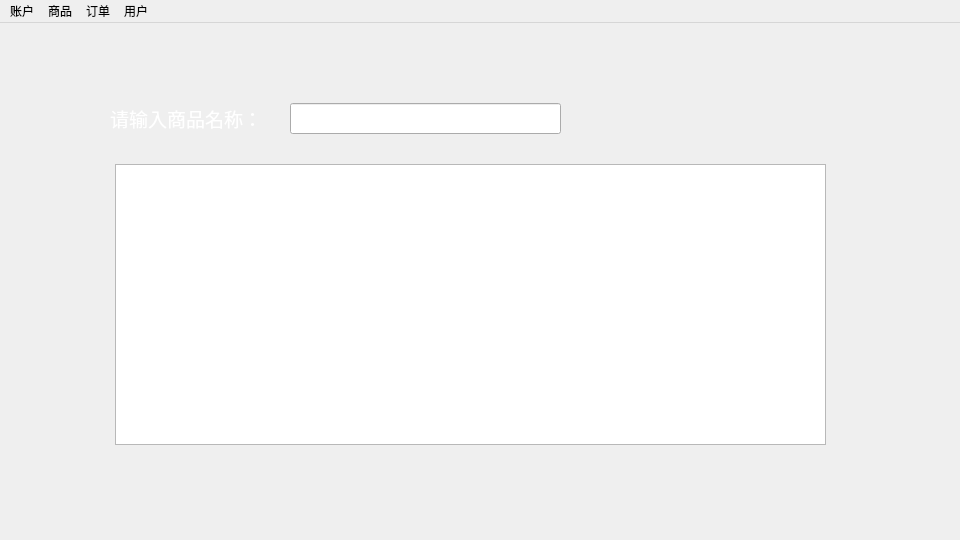
<?xml version="1.0" encoding="UTF-8"?>
<ui version="4.0">
 <class>adminWindow</class>
 <widget class="QMainWindow" name="adminWindow">
  <property name="geometry">
   <rect>
    <x>0</x>
    <y>0</y>
    <width>960</width>
    <height>540</height>
   </rect>
  </property>
  <property name="windowTitle">
   <string>MainWindow</string>
  </property>
  <widget class="QWidget" name="centralwidget">
   <widget class="QStackedWidget" name="stackedWidget">
    <property name="geometry">
     <rect>
      <x>40</x>
      <y>20</y>
      <width>881</width>
      <height>441</height>
     </rect>
    </property>
    <property name="currentIndex">
     <number>2</number>
    </property>
    <widget class="QWidget" name="page_check_commodity">
     <widget class="QTableWidget" name="check_commodity_view">
      <property name="geometry">
       <rect>
        <x>50</x>
        <y>100</y>
        <width>751</width>
        <height>331</height>
       </rect>
      </property>
     </widget>
     <widget class="QLabel" name="label_2">
      <property name="geometry">
       <rect>
        <x>60</x>
        <y>30</y>
        <width>171</width>
        <height>61</height>
       </rect>
      </property>
      <property name="text">
       <string>&lt;html&gt;&lt;head/&gt;&lt;body&gt;&lt;p&gt;&lt;span style=&quot; font-size:18pt; color:#ffffff;&quot;&gt;所有商品&lt;/span&gt;&lt;/p&gt;&lt;/body&gt;&lt;/html&gt;</string>
      </property>
     </widget>
    </widget>
    <widget class="QWidget" name="vacant"/>
    <widget class="QWidget" name="page_search_commodity">
     <widget class="QTableWidget" name="search_commodity_view">
      <property name="geometry">
       <rect>
        <x>75</x>
        <y>121</y>
        <width>711</width>
        <height>281</height>
       </rect>
      </property>
     </widget>
     <widget class="QWidget" name="widget" native="true">
      <property name="geometry">
       <rect>
        <x>70</x>
        <y>30</y>
        <width>711</width>
        <height>81</height>
       </rect>
      </property>
      <widget class="QLineEdit" name="commodity_name">
       <property name="geometry">
        <rect>
         <x>180</x>
         <y>30</y>
         <width>271</width>
         <height>31</height>
        </rect>
       </property>
      </widget>
      <widget class="QLabel" name="label">
       <property name="geometry">
        <rect>
         <x>0</x>
         <y>20</y>
         <width>181</width>
         <height>51</height>
        </rect>
       </property>
       <property name="text">
        <string>&lt;html&gt;&lt;head/&gt;&lt;body&gt;&lt;p&gt;&lt;span style=&quot; font-size:14pt; color:#ffffff;&quot;&gt;请输入商品名称：&lt;/span&gt;&lt;/p&gt;&lt;/body&gt;&lt;/html&gt;</string>
       </property>
      </widget>
     </widget>
    </widget>
    <widget class="QWidget" name="page_off_shelf">
     <widget class="QWidget" name="widget_2" native="true">
      <property name="geometry">
       <rect>
        <x>70</x>
        <y>30</y>
        <width>711</width>
        <height>81</height>
       </rect>
      </property>
      <widget class="QLineEdit" name="commodity_ID">
       <property name="geometry">
        <rect>
         <x>150</x>
         <y>30</y>
         <width>221</width>
         <height>31</height>
        </rect>
       </property>
      </widget>
      <widget class="QLabel" name="label_3">
       <property name="geometry">
        <rect>
         <x>0</x>
         <y>20</y>
         <width>161</width>
         <height>51</height>
        </rect>
       </property>
       <property name="text">
        <string>&lt;html&gt;&lt;head/&gt;&lt;body&gt;&lt;p&gt;&lt;span style=&quot; font-size:14pt; color:#ffffff;&quot;&gt;请输入商品ID：&lt;/span&gt;&lt;/p&gt;&lt;/body&gt;&lt;/html&gt;</string>
       </property>
      </widget>
     </widget>
     <widget class="QTableWidget" name="off_shelf_view">
      <property name="geometry">
       <rect>
        <x>75</x>
        <y>121</y>
        <width>711</width>
        <height>281</height>
       </rect>
      </property>
     </widget>
    </widget>
    <widget class="QWidget" name="check_order">
     <widget class="QTableWidget" name="check_order_view">
      <property name="geometry">
       <rect>
        <x>50</x>
        <y>100</y>
        <width>751</width>
        <height>331</height>
       </rect>
      </property>
     </widget>
     <widget class="QLabel" name="label_4">
      <property name="geometry">
       <rect>
        <x>60</x>
        <y>30</y>
        <width>171</width>
        <height>61</height>
       </rect>
      </property>
      <property name="text">
       <string>&lt;html&gt;&lt;head/&gt;&lt;body&gt;&lt;p&gt;&lt;span style=&quot; font-size:18pt; color:#ffffff;&quot;&gt;所有订单&lt;/span&gt;&lt;/p&gt;&lt;/body&gt;&lt;/html&gt;</string>
      </property>
     </widget>
    </widget>
    <widget class="QWidget" name="page_check_user">
     <widget class="QTableWidget" name="check_user_view">
      <property name="geometry">
       <rect>
        <x>50</x>
        <y>100</y>
        <width>751</width>
        <height>331</height>
       </rect>
      </property>
     </widget>
     <widget class="QLabel" name="label_5">
      <property name="geometry">
       <rect>
        <x>60</x>
        <y>30</y>
        <width>171</width>
        <height>61</height>
       </rect>
      </property>
      <property name="text">
       <string>&lt;html&gt;&lt;head/&gt;&lt;body&gt;&lt;p&gt;&lt;span style=&quot; font-size:18pt; color:#ffffff;&quot;&gt;所有用户&lt;/span&gt;&lt;/p&gt;&lt;/body&gt;&lt;/html&gt;</string>
      </property>
     </widget>
    </widget>
    <widget class="QWidget" name="page_ban_user">
     <widget class="QTableWidget" name="ban_user_view">
      <property name="geometry">
       <rect>
        <x>75</x>
        <y>121</y>
        <width>711</width>
        <height>281</height>
       </rect>
      </property>
     </widget>
     <widget class="QWidget" name="widget_3" native="true">
      <property name="geometry">
       <rect>
        <x>70</x>
        <y>30</y>
        <width>711</width>
        <height>81</height>
       </rect>
      </property>
      <widget class="QLineEdit" name="user_ID">
       <property name="geometry">
        <rect>
         <x>150</x>
         <y>30</y>
         <width>221</width>
         <height>31</height>
        </rect>
       </property>
      </widget>
      <widget class="QLabel" name="label_6">
       <property name="geometry">
        <rect>
         <x>0</x>
         <y>20</y>
         <width>161</width>
         <height>51</height>
        </rect>
       </property>
       <property name="text">
        <string>&lt;html&gt;&lt;head/&gt;&lt;body&gt;&lt;p&gt;&lt;span style=&quot; font-size:14pt; color:#ffffff;&quot;&gt;请输入用户ID：&lt;/span&gt;&lt;/p&gt;&lt;/body&gt;&lt;/html&gt;</string>
       </property>
      </widget>
     </widget>
    </widget>
   </widget>
  </widget>
  <widget class="QMenuBar" name="menubar">
   <property name="geometry">
    <rect>
     <x>0</x>
     <y>0</y>
     <width>960</width>
     <height>26</height>
    </rect>
   </property>
   <widget class="QMenu" name="menu">
    <property name="title">
     <string>账户</string>
    </property>
    <addaction name="cancellation"/>
   </widget>
   <widget class="QMenu" name="menu_2">
    <property name="title">
     <string>商品</string>
    </property>
    <addaction name="actioncheck_commodity"/>
    <addaction name="actionsearch"/>
    <addaction name="actionoff_shelf"/>
   </widget>
   <widget class="QMenu" name="menu_3">
    <property name="title">
     <string>订单</string>
    </property>
    <addaction name="actioncheck_order"/>
   </widget>
   <widget class="QMenu" name="menu_4">
    <property name="title">
     <string>用户</string>
    </property>
    <addaction name="actioncheck_user"/>
    <addaction name="actionban_user"/>
   </widget>
   <addaction name="menu"/>
   <addaction name="menu_2"/>
   <addaction name="menu_3"/>
   <addaction name="menu_4"/>
  </widget>
  <action name="cancellation">
   <property name="text">
    <string>注销</string>
   </property>
  </action>
  <action name="actioncheck_commodity">
   <property name="text">
    <string>查看商品</string>
   </property>
  </action>
  <action name="actionsearch">
   <property name="text">
    <string>搜索商品</string>
   </property>
  </action>
  <action name="actionoff_shelf">
   <property name="text">
    <string>下架商品</string>
   </property>
  </action>
  <action name="actioncheck_order">
   <property name="text">
    <string>查看订单</string>
   </property>
  </action>
  <action name="actioncheck_user">
   <property name="text">
    <string>查看用户</string>
   </property>
  </action>
  <action name="actionban_user">
   <property name="text">
    <string>封禁用户</string>
   </property>
  </action>
 </widget>
 <resources/>
 <connections/>
</ui>
